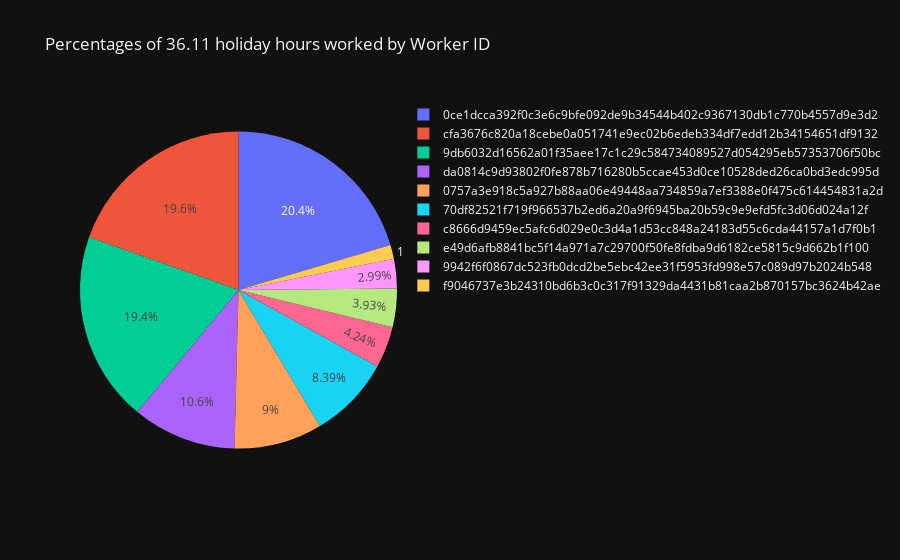

Here is the notebook cell this chart was saved with:
### Code cell
px.pie(question_2, names='UDID', values='Paid Hours', title=f'Percentages of {question_3} holiday hours worked by Worker ID').update_layout(template='plotly_dark')

### Figure 1 — Plotly figure (JSON) as saved in the notebook; plotly's stock layout.template omitted (floating-point values rounded to 4 significant figures)
{"data": [{"domain": {"x": [0, 1], "y": [0, 1]}, "hovertemplate": "UDID=%{label}<br>Paid Hours=%{value}<extra></extra>", "labels": ["0ce1dcca392f0c3e6c9bfe092de9b34544b402c9367130db1c770b4557d9e3d2", "0ce1dcca392f0c3e6c9bfe092de9b34544b402c9367130db1c770b4557d9e3d2", "e49d6afb8841bc5f14a971a7c29700f50fe8fdba9d6182ce5815c9d662b1f100", "da0814c9d93802f0fe878b716280b5ccae453d0ce10528ded26ca0bd3edc995d", "70df82521f719f966537b2ed6a20a9f6945ba20b59c9e9efd5fc3d06d024a12f", "9942f6f0867dc523fb0dcd2be5ebc42ee31f5953fd998e57c089d97b2024b548", "c8666d9459ec5afc6d029e0c3d4a1d53cc848a24183d55c6cda44157a1d7f0b1", "9db6032d16562a01f35aee17c1c29c584734089527d054295eb57353706f50bc", "9db6032d16562a01f35aee17c1c29c584734089527d054295eb57353706f50bc", "0757a3e918c5a927b88aa06e49448aa734859a7ef3388e0f475c614454831a2d", "cfa3676c820a18cebe0a051741e9ec02b6edeb334df7edd12b34154651df9132", "f9046737e3b24310bd6b3c0c317f91329da4431b81caa2b870157bc3624b42ae"], "legendgroup": "", "name": "", "showlegend": true, "type": "pie", "values": [5.77, 1.6, 1.42, 3.83, 3.03, 1.08, 1.53, 4, 3, 3.25, 7.08, 0.52]}], "layout": {"legend": {"tracegroupgap": 0}, "title": {"text": "Percentages of 36.11 holiday hours worked by Worker ID"}}}
